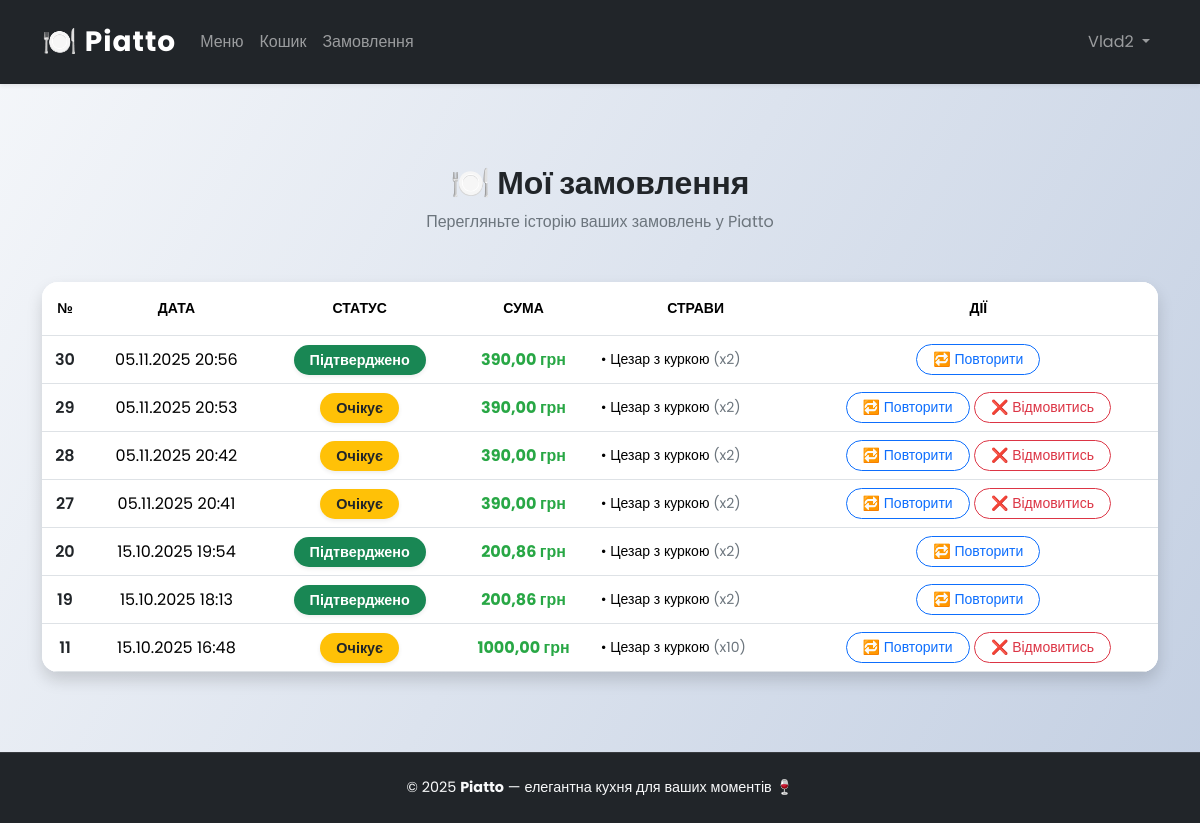
The app's page /orders/history/ (signed in) with its own data.
### orders/models.py (models this page shows, shortened)
class Order(models.Model):
    payment_methods = (
        ("cash", "Готівка при отриманні"),
        ("card", "Онлайн оплата "),
    )
    user = models.ForeignKey(User, null=True, blank=True, on_delete=models.SET_NULL)
    name = models.CharField(max_length=150)
    phone = models.CharField(max_length=150)
    address = models.TextField()
    email = models.EmailField()
    payment_method = models.CharField(max_length=20, choices=payment_methods, default="cash")
    created_at = models.DateTimeField(auto_now_add=True)
    is_confirmed = models.BooleanField(default=False)  # замовлення підтверджене?
    token = models.UUIDField(default=uuid.uuid4, unique=True)  # унікальний токен для підтвердження
    @property
    def total_price(self):
        return sum(item.price * item.quantity for item in self.items.all())

class OrderItem(models.Model):
    order = models.ForeignKey(Order, on_delete=models.CASCADE, related_name="items")
    dish = models.ForeignKey(Dish, on_delete=models.CASCADE)
    quantity = models.PositiveIntegerField(default=1)
    price = models.DecimalField(max_digits=8, decimal_places=2, null=True, blank=True)

### menu/models.py (models this page shows, shortened)
class Dish(models.Model):
    name = models.CharField(max_length=150)
    category = models.ForeignKey(Category, on_delete=models.CASCADE, related_name="dishes")
    description = models.TextField()
    ingredients = models.TextField()
    image = models.ImageField(upload_to="dishes/", blank=True, null=True)
    price = models.FloatField(default=100.00)
    available = models.BooleanField(default=True)

### orders/views.py (the view)
# urls.py: path("history/", views.order_history, name="order_history"),
@login_required(login_url='register:login')
def order_history(request):
    orders = Order.objects.filter(user=request.user).order_by('-created_at')
    return render(request, 'orders/order_history.html', {'orders': orders})

### templates/orders/order_history.html (shortened to what this page needs)
{% extends "base.html" %}
{% block content %}
<div class="container my-5">
  <div class="text-center mb-5">
    <h2 class="fw-bold text-dark mb-2">🍽️ Мої замовлення</h2>
    <p class="text-muted">Перегляньте історію ваших замовлень у Piatto</p>
  </div>
  {% if not user.is_authenticated %}
    <div class="text-center py-5">
      <h5 class="text-muted mb-3">Щоб переглянути історію замовлень, увійдіть у свій акаунт</h5>
      <a href="{% url 'register:login' %}" class="btn btn-lg btn-primary rounded-pill shadow-sm">
        🔐 Увійти
      </a>
    </div>
  {% elif orders %}
    <div class="table-responsive shadow rounded-4 overflow-hidden">
      <table class="table align-middle text-center mb-0 bg-white">
        <thead class="bg-light text-uppercase text-secondary small">
          <tr>
            <th class="py-3">№</th>
            <th>Дата</th>
            <th>Статус</th>
            <th>Сума</th>
            <th>Страви</th>
            <th>Дії</th>
          </tr>
        </thead>
        <tbody>
          {% for order in orders %}
          <tr class="order-row">
            <td class="fw-semibold text-dark">{{ order.id }}</td>
            <td>{{ order.created_at|date:"d.m.Y H:i" }}</td>
            <td>
              {% if order.is_confirmed %}
                <span class="badge rounded-pill bg-success px-3 py-2 shadow-sm">Підтверджено</span>
              {% else %}
                <span class="badge rounded-pill bg-warning text-dark px-3 py-2 shadow-sm">Очікує</span>
              {% endif %}
            </td>
            <td class="fw-bold text-success">{{ order.total_price }} грн</td>
            <td>
              <ul class="list-unstyled small mb-0 text-start">
                {% for item in order.items.all %}
                  <li>• {{ item.dish.name }} <span class="text-muted">(x{{ item.quantity }})</span></li>
                {% endfor %}
              </ul>
            </td>
            <td>
              <form method="post" action="{% url 'orders:repeat_order' order.id %}" class="d-inline">
                <button type="submit" class="btn btn-sm btn-outline-primary rounded-pill px-3">
                  🔁 Повторити
                </button>
              </form>
              {% if not order.is_confirmed %}
              <form method="post" action="{% url 'orders:cancel_order' order.id %}" class="d-inline" onsubmit="return confirm('Ви точно хочете відмовитись від цього замовлення?')">
                <button type="submit" class="btn btn-sm btn-outline-danger rounded-pill px-3">
                  ❌ Відмовитись
                </button>
              </form>
              {% endif %}
            </td>
          </tr>
          {% endfor %}
        </tbody>
      </table>
    </div>
  {% endif %}
</div>
{% endblock %}

### templates/base.html (shortened to what this page needs)
{% load static %}
<!DOCTYPE html>
<html lang="uk">
<head>
  <link href="https://cdn.jsdelivr.net/npm/bootstrap@5.3.3/dist/css/bootstrap.min.css" rel="stylesheet">
  <link rel="stylesheet" href="{% static 'css/style.css' %}">
</head>
<body class="d-flex flex-column min-vh-100">
  <nav class="navbar navbar-expand-lg navbar-dark shadow-sm py-3">
    <div class="container">
      <a class="navbar-brand fw-bold fs-3" href="{% url 'home' %}">
        🍽️ Piatto
      </a>
      <div class="collapse navbar-collapse" id="navbarNav">
        <ul class="navbar-nav me-auto mb-2 mb-lg-0">
          <li class="nav-item"><a class="nav-link" href="{% url 'menu:category_list' %}">Меню</a></li>
          <li class="nav-item"><a class="nav-link" href="{% url 'cart:cart_detail' %}">Кошик</a></li>
          <li class="nav-item"><a class="nav-link" href="{% url 'orders:order_history' %}">Замовлення</a></li>
        </ul>
        <ul class="navbar-nav ms-auto">
          {% if user.is_authenticated %}
          <li class="nav-item dropdown">
            <a class="nav-link dropdown-toggle" href="#" data-bs-toggle="dropdown">
              {{ user.username }}
            </a>
          </li>
          {% endif %}
        </ul>
      </div>
    </div>
  </nav>
  <main class="flex-grow-1">
    {% block content %}{% endblock %}
  </main>
  <footer class="footer text-center py-4 mt-auto">
    <div class="container">
      <p class="mb-0 text-light">
        &copy; 2025 <b>Piatto</b> — елегантна кухня для ваших моментів 🍷
      </p>
    </div>
  </footer>
</body>
</html>

### static/css/style.css (style rules this page uses)
body { font-family: 'Poppins', sans-serif; background: linear-gradient(120deg, #f5f7fa, #c3cfe2); color: #333; min-height: 100vh; display: flex; flex-direction: column; }
.navbar { background: #212529 !important; box-shadow: 0 4px 15px rgba(0, 0, 0, 0.2); }
.navbar-brand { font-weight: 700; letter-spacing: 1px; }
.nav-link { transition: 0.3s; }
main { flex: 1; padding-top: 2rem; padding-bottom: 2rem; }
.btn { border-radius: 0.75rem; transition: all 0.2s ease; }
.table { border-radius: 0.75rem; overflow: hidden; }
.table th, .table td { vertical-align: middle; text-align: center; }
.section-title, h2, h1 { font-weight: 700; color: #212529; margin-bottom: 1rem; }
footer { background: #212529; color: #ccc; text-align: center; padding: 1rem 0; margin-top: auto; font-size: 0.9rem; border-top: 1px solid rgba(255, 255, 255, 0.1); }
form { margin-bottom: 0; }
.badge { font-size: 0.9rem; padding: 0.4em 0.6em; }
.text-success { color: #28a745 !important; }
.text-muted { color: #6c757d !important; }
.container, .card, .table, .form-control { animation: fadeInUp 0.4s ease; }

### records on screen
Order: id "30", created_at "05.11.2025 20:56", is_confirmed "Підтверджено", total_price "390,00"
OrderItem: dish.name "Цезар з куркою", quantity "2"
Order: id "29", created_at "05.11.2025 20:53", is_confirmed "Очікує", total_price "390,00"
OrderItem: dish.name "Цезар з куркою", quantity "2"
Order: id "28", created_at "05.11.2025 20:42", is_confirmed "Очікує", total_price "390,00"
OrderItem: dish.name "Цезар з куркою", quantity "2"
Order: id "27", created_at "05.11.2025 20:41", is_confirmed "Очікує", total_price "390,00"
OrderItem: dish.name "Цезар з куркою", quantity "2"
Order: id "20", created_at "15.10.2025 19:54", is_confirmed "Підтверджено", total_price "200,86"
OrderItem: dish.name "Цезар з куркою", quantity "2"
Order: id "19", created_at "15.10.2025 18:13", is_confirmed "Підтверджено", total_price "200,86"
OrderItem: dish.name "Цезар з куркою", quantity "2"
Order: id "11", created_at "15.10.2025 16:48", is_confirmed "Очікує", total_price "1000,00"
OrderItem: dish.name "Цезар з куркою", quantity "10"

### other values on screen
{{ user.username }} "Vlad2"
